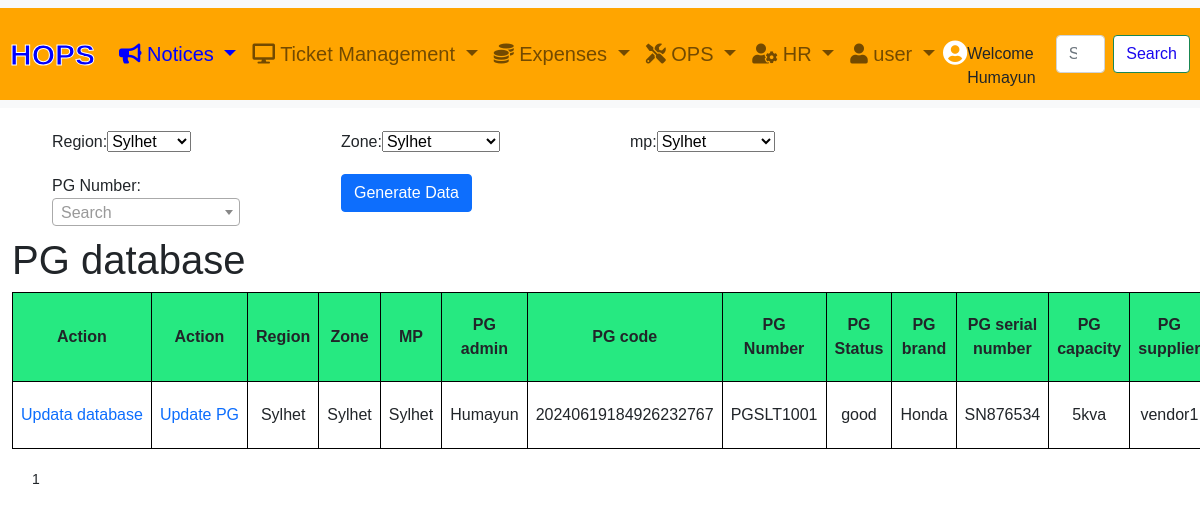
/generator/view_pg_info/ (signed in), run on the app's committed database.
### account/models.py (models this page shows, shortened)
class Customer(AbstractBaseUser, PermissionsMixin):
    email = models.EmailField(_('email address'), unique=True)
    name = models.CharField(max_length=150)
    mobile = models.CharField(max_length=20, blank=True)
    is_active = models.BooleanField(default=False)
    is_staff = models.BooleanField(default=False)
    created = models.DateTimeField(auto_now_add=True)
    updated = models.DateTimeField(auto_now=True)
    profile_picture = models.ImageField(upload_to='profile_pictures/', blank=True, null=True)
    groups = models.ManyToManyField(
        Group,
        related_name='customer_set',
        blank=True,
        help_text=_("The groups this user belongs to."),
        verbose_name=_("groups"),
    )
    user_permissions = models.ManyToManyField(
        Permission,
        related_name='customer_set',
        blank=True,
        help_text=_("Specific permissions for this user."),
        verbose_name=_("user permissions"),
    )
    USER_LEVEL_CHOICES = [
        ('general_user', 'General_User'),
        ('first_level', 'First Level Manager'),
        ('second_level', 'Second Level Manager'),
        ('third_level', 'Third Level Manager'),
        ('external', 'External'),
    ]
    manager_level = models.CharField(max_length=20, choices=USER_LEVEL_CHOICES, default='general_user')
    objects = CustomAccountManager()
    USERNAME_FIELD = 'email'
    REQUIRED_FIELDS = ['name']
    class Meta:
        verbose_name = "Accounts"
        verbose_name_plural = "Accounts"
    def __str__(self):
        return self.name

### generator/models.py (models this page shows, shortened)
class AddPGInfo(models.Model):
    region = models.CharField(max_length=100,choices=REGION_CHOICES,null=True, blank=True)
    zone = models.CharField(max_length=100,choices=ZONE_CHOICES,null=True, blank=True)
    mp = models.CharField(max_length=100,choices=MP_CHOICES,null=True, blank=True)
    PG_code = models.CharField(max_length=50, default='None')
    PG_add_requester = models.ForeignKey(Customer, related_name='PGad_admin_user', on_delete=models.CASCADE)
    PGNumber = models.CharField(max_length=50,default='None')
    PG_brand_choices=[
        ('Honda','Honda'),
        ('Mistsubishi', 'Mistsubishi'),
        ('wilson','wilson'),
        ('chinese','chinese'),
    ]
    PG_brand = models.CharField(max_length=50, choices= PG_brand_choices,default='None')
    PG_serial_number = models.CharField(max_length=50,default='None')
    PG_capacity_choices=[
        ('5kva','5kva'),
        ('6kva','6kva'),
        ('8kva','8kva')
        ]
    PG_capacity = models.CharField(max_length=50,choices=PG_capacity_choices,default='None')
    PG_supplier_choices=[
        ('vendor1','vendor1'),
        ('vendor2','vendor2'),
        ('vendor3','vendor3'),
        ('own','own'),
    ]
    PG_supplier=models.CharField(max_length=50,choices=PG_supplier_choices,default='None')
    PG_status_choices =[
        ('good','good'),
        ('faulty','faulty')
    ]
    PG_status = models.CharField(max_length=100, choices=PG_status_choices,null=True,blank=True)
    PG_purchase_date = models.DateField(default=timezone.now)
    PG_hire_date = models.DateField(default=timezone.now)
    PG_supporting_documents = models.FileField(upload_to='PG_documents/', null=True, blank=True)
    deployment_choices=[
        ('movable','movable'),
        ('fixed','fixed')
    ]
    PG_deployment_type =models.CharField(max_length=100,choices=deployment_choices,null=True,blank=True)
    fixed_PG_site_code = models.CharField(max_length=100,null=True,blank=True)
    created_at = models.DateField(default=timezone.now)
    updated_at = models.DateField(default=timezone.now)

### generator/views.py (the view)
# urls.py: path('view_pg_info/', views.view_pg_info, name='view_pg_info'),
@login_required
def view_pg_info(request):
    region = None
    zone = None
    mp = None
    PGNumber = None
    form = PGDatabaseViewForm(request.GET)
    pg_info = AddPGInfo.objects.all().order_by('-created_at')
    if form.is_valid():
        region = form.cleaned_data.get('region')
        zone = form.cleaned_data.get('zone')
        mp = form.cleaned_data.get('mp')
        PGNumber = form.cleaned_data.get('PGNumber')
        if region:
             pg_info = pg_info.filter(region=region)
        if zone:
             pg_info = pg_info.filter(zone=zone)
        if mp:
             pg_info = pg_info.filter(mp=mp)
        if PGNumber:
               pg_info = pg_info.filter(PGNumber= PGNumber)
    page_obj = None
    pg_per_page = 3
    paginator = Paginator(pg_info, pg_per_page)
    page_number = request.GET.get('page', 1)
    try:
        page_obj = paginator.page(page_number)
    except PageNotAnInteger:
        page_obj = paginator.page(1)
    except EmptyPage:
        page_obj = paginator.page(paginator.num_pages)
    form = PGDatabaseViewForm()
    return render(request, 'generator/view_pg_info.html', {
        'pg_info': pg_info,
        'page_obj': page_obj,
        'form': form,
        'region': region,
        'zone': zone,
        'mp': mp,
        'page_obj':page_obj
    })

### generator/forms.py
class PGDatabaseViewForm(forms.Form):
    region = forms.ChoiceField(choices=REGION_CHOICES, required=False)
    zone = forms.ChoiceField(choices=ZONE_CHOICES, required=False)
    mp = forms.ChoiceField(choices=MP_CHOICES, required=False)
    PGNumber = forms.CharField(required=False)

### account/context_processors.py (called while the page is built)
def user_info(request):
    user = request.user
    profile_picture_url = None
    if user.is_authenticated:
        profile_picture_url = user.profile_picture.url if user.profile_picture else None
    return {
        'user_info': user.name if user.is_authenticated else None,
        'profile_picture_url': profile_picture_url
    }

### templates/generator/view_pg_info.html (shortened to what this page needs)
{% extends "base.html" %}
{% load static %}
{% load duration_filters %}
{% block content %}
<form method="GET" action="{% url 'generator:view_pg_info' %}">
    <div class="container-fluid">
        <div class="row row-cols-1 row-cols-md-4">
         <div class="col" style="padding:5px; margin:5px">  Region:{{ form.region }} </div>
         <div class="col" style="padding:5px; margin:5px">  Zone:{{ form.zone}} </div>
         <div class="col" style="padding:5px; margin:5px">  mp:{{ form.mp}} </div>
         <div class="col" style="padding:5px; margin:5px">  PG Number:{{ form.PGNumber }} </div>
         <div class="col" style="padding:5px; margin:5px"> <button type="submit" class='btn btn-primary'>Generate Data</button></div>
        </div>
    </div>
    </form>
<div class="container-fluid" id ='main-content'>
    <h1>PG database</h1>
    <table>
        <thead>
            <tr>
                <th class="text-center p-2">Action</th>
                <th class="text-center p-2">Action</th>
                <th class="text-center p-2">Region</th>
                <th class="text-center p-2">Zone</th>
                <th class="text-center p-2">MP</th>
                <th class="text-center p-2">PG admin</th>
                <th class="text-center p-2">PG code</th>
                <th class="text-center p-2">PG Number</th>
                <th class="text-center p-2">PG Status</th>
                <th class="text-center p-2"> PG brand</th>
                <th class="text-center p-2"> PG serial number</th>
                <th class="text-center p-2">PG capacity</th>
                <th class="text-center p-2"> PG supplier</th>
            </tr>
        </thead>
        <tbody>
            {% for pg in page_obj%}
            <tr>
                <td class="text-center p-2"style="white-space: nowrap;"><a  href="{% url 'generator:update_pg_database' pg.id %}" style="text-decoration:none;">Updata database</a></td>
                <td class="text-center p-2"style="white-space: nowrap;"><a  href="{% url 'generator:update_pg_status' pg.id %}" style="text-decoration:none;">Update PG</a></td>
                <td class="text-center p-2"style="white-space: nowrap;">{{ pg.region }}</td>
                <td class="text-center p-2"style="white-space: nowrap;">{{ pg.zone }}</td>
                <td class="text-center p-2"style="white-space: nowrap;">{{ pg.mp }}</td>
                <td class="text-center p-2"style="white-space: nowrap;">{{ pg.PG_add_requester }}</td>
                <td class="text-center p-2"style="white-space: nowrap;">{{ pg.PG_code }}</td>
                <td class="text-center p-2" style="white-space: nowrap;">{{ pg.PGNumber }}</td>
                <td class="text-center p-2" style="white-space: nowrap;">{{ pg.PG_status }}</td>
                <td class="text-center p-2" style="white-space: nowrap;">{{ pg.PG_brand }}</td>
                <td class="text-center p-2"style="white-space: nowrap;">{{ pg.PG_serial_number }}</td>
                <td class="text-center p-2"style="white-space: nowrap;">{{ pg.PG_capacity }}</td>
                <td class="text-center p-2"style="white-space: nowrap;">{{ pg.PG_supplier }}</td>
            </tr>
            {% endfor %}
        </tbody>
    </table>
    <div class="pagination" style="padding:10px">
        {% for num in page_obj.paginator.page_range %}
            {% if page_obj.number == num %}
                <span style="margin:10px; font-size:14px">{{ num }}</span>
            {% else %}
                <a style="margin:10px; font-size:14px"href="?page={{ num }}">{{ num }}</a>
            {% endif %}
        {% endfor %}
    </div>
</div>
<h4 style="height:400px"></h4>
{% endblock %}

### templates/base.html (shortened to what this page needs)
<!DOCTYPE html>
<html lang="en">
<head>
<link href="https://cdn.jsdelivr.net/npm/bootstrap@5.0.0-beta3/dist/css/bootstrap.min.css" rel="stylesheet">
<link rel="stylesheet" href="https://cdnjs.cloudflare.com/ajax/libs/font-awesome/5.15.3/css/all.min.css">
<link href="https://cdnjs.cloudflare.com/ajax/libs/select2/4.0.13/css/select2.min.css" rel="stylesheet">
<link href="https://cdnjs.cloudflare.com/ajax/libs/bootstrap-datepicker/1.9.0/css/bootstrap-datepicker.min.css" rel="stylesheet">
<link href="https://cdnjs.cloudflare.com/ajax/libs/bootstrap-timepicker/0.5.2/css/bootstrap-timepicker.min.css" rel="stylesheet">
    </head>
    <body>
    </body>
</head>
<body>
    {% if user.is_authenticated %}
    <nav class="navbar navbar-expand-lg navbar-light bg-light navbar-fixed-top">
        <div class="container-fluid custom_navbar">
            <a class="navbar-brand menu-color" style="color:blue; font-size:30px;font-family: Helvetica;" href="{% url 'tickets:dash_board' %}">HOPS</a>
            <div class="collapse navbar-collapse" id="navbarSupportedContent">
                <ul class="navbar-nav me-auto mb-2 mb-lg-0">
                    <li class="nav-item dropdown">
                        <a class="nav-link dropdown-toggle menu-color" style="color: blue;" href="#" id="navbarDropdown" role="button" data-bs-toggle="dropdown" aria-expanded="false">
                            <i class="fa fa-bullhorn" aria-hidden="true"></i> Notices
                        </a>
                    </li>
                    <li class="nav-item dropdown">
                        <a class="nav-link dropdown-toggle menu-color"href="#" id="navbarDropdown" role="button" data-bs-toggle="dropdown" aria-expanded="false">
                            <i class="fa fa-desktop" aria-hidden="true"></i> Ticket Management
                        </a>
                    </li>
                    <li class="nav-item dropdown">
                        <a class="nav-link dropdown-toggle menu-color"href="#" id="navbarDropdown" role="button" data-bs-toggle="dropdown" aria-expanded="false">
                            <i class="fas fa-coins"></i>  Expenses
                        </a>
                    </li>
                    <li class="nav-item dropdown">
                        <a class="nav-link dropdown-toggle menu-color"href="#" id="navbarDropdown" role="button" data-bs-toggle="dropdown" aria-expanded="false">
                            <i class="fas fa-tools"></i>  OPS
                        </a>
                    </li>
                    <li class="nav-item dropdown">
                        <a class="nav-link dropdown-toggle menu-color"href="#" id="navbarDropdown" role="button" data-bs-toggle="dropdown" aria-expanded="false">
                            <i class="fas fa-user-cog"></i>  HR
                        </a>
                    </li>
                    <li class="nav-item dropdown">
                        <a class="nav-link dropdown-toggle menu-color"href="#" id="navbarDropdown" role="button" data-bs-toggle="dropdown" aria-expanded="false">
                            <i class="fas fa-user"></i>  user
                        </a>
                    </li>
                </ul>
                    {% if user.is_authenticated %}
                    <a href="{% url 'account:update_profile_picture' user.id %}">
                        {% if profile_picture_url %}
                            <img src="{{ profile_picture_url }}" style="height: 30px; width: 30px; border-radius: 50%;">
                        {% else %}
                        <i class="fas fa-user-circle" aria-hidden="true" style="font-size: 25px; color:white"></i>
                        {% endif %} </a>
                        <br>
                       Welcome {{ request.user.name }}
                {% else %}
                    <a href="{% url 'account:login' %}" style="color:white;">
                        <i class="fas fa-user-circle" aria-hidden="true" style="font-size: 30px;"></i>
                    </a>
                {% endif %}
                    <form class="d-flex" method="GET" action="{% url 'tickets:search_all' %}" style="margin-left:20px">
                    <input class="form-control me-2" type="search" placeholder="Search" aria-label="Search" name="q">
                    <button class="btn btn-outline-success" type="submit" style="color:rgb(26, 7, 239);background:white">Search</button>
                </form>
            </div>
        </div>
    </nav>
{% endif %}
   <div class="col" style="height:120px"></div>
    <div class="container">
        {% block content %}
        {% endblock %}
    </div>
</body>
</html>

### templates/base.html (style rules this page uses)
html, body { font-family: Verdana, sans-serif; background: white; }
.custom_navbar { background-color: orange; padding:10px; }
.navbar-brand { font-size: 40px; font-weight: 700; color: #0AEDED; -webkit-text-stroke: #fff 1px; }
.menu-color { color:blue; font-size: 20px;; }
.navbar-fixed-top { position: fixed; top: 0; width: 100%; z-index: 1000; }

### templates/generator/view_pg_info.html (style rules this page uses)
table { border-collapse: collapse; width: 100%; }
th,td { border: 1px solid black; text-align: left; padding: 0px; }
th { background-color: rgb(38, 233, 129); }
table thead th { white-space: normal; }
#main-content { overflow-y: auto; margin-left:0px; position: absolute; width: 100%; left: 0; }

### data on the page
Customer: user.name "Humayun"
AddPGInfo: region "Sylhet", zone "Sylhet", mp "Sylhet", PG_add_requester "Humayun", PG_code "20240619184926232767", PGNumber "PGSLT1001", PG_status "good", PG_brand "Honda", PG_serial_number "SN876534", PG_capacity "5kva", PG_supplier "vendor1"

### other printed values
{{ num }} "1"
